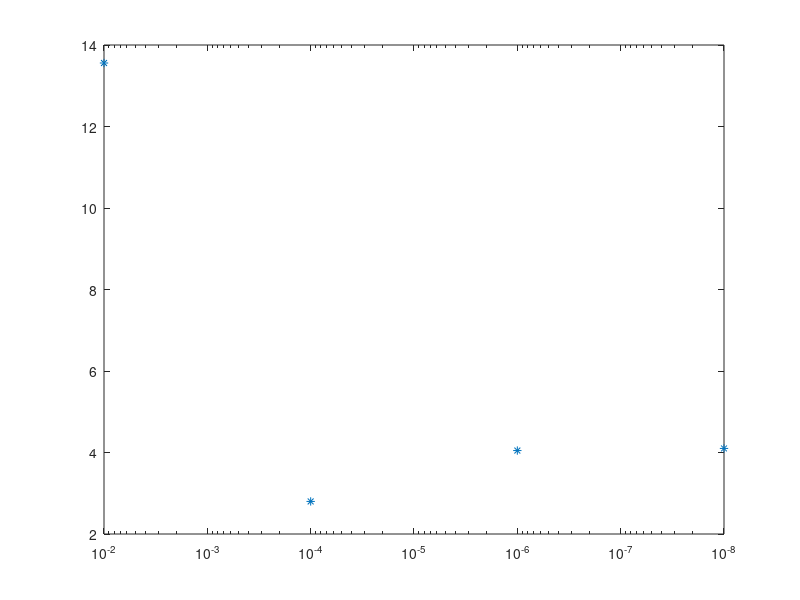

The MATLAB script that drew this image:

clear all
close all
clc


regu = [1e-2;  1e-4;  1e-6;  1e-8];
misfit = [1.355811e+01;  2.799345e+00;  4.047851e+00;  4.099760e+00];

figure
semilogx(regu, misfit,'*')
set(gca,'XDir','Reverse');

